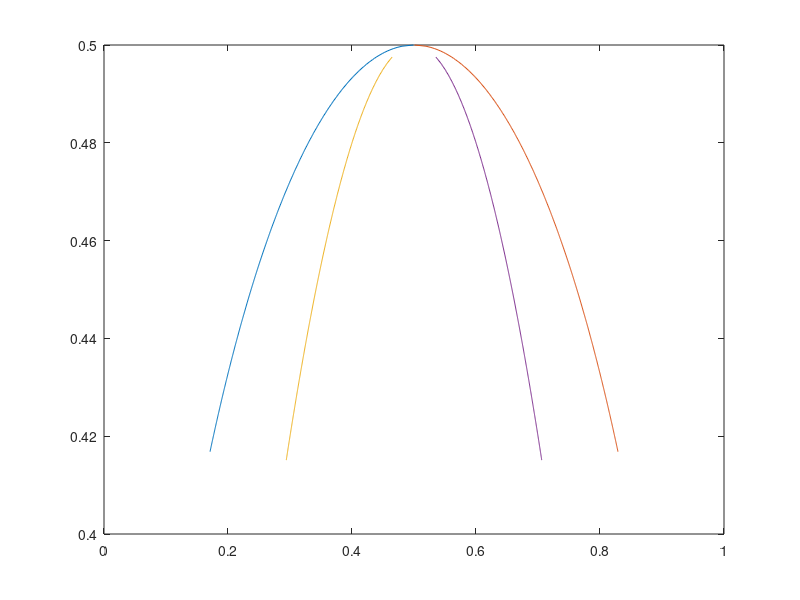

Reproduce this figure in MATLAB.
%function f = myfun(x)
%f = (x-3)^2 ;

%function f = myfun(x,a)
%f = (x-a)^2;

%end
function f1 = myfunG(~)
a(1) = 2;
for i = 1:400
    c(i) = fminbnd(@(x) myfunG1(x,a(i)),0.001,0.499);
    d(i) = fminbnd(@(x) myfunG1(x,a(i)),0.501,0.999);
    a(i+1) = a(i) + 0.001;
end
for i = 1:400
    b(i) = a(i);
end
plot(c,1./b)
hold on
plot(d,1./b)

f1 = myfungpp;
end

function f = myfungpp(~)
y(1) = 2.01;
x0 = [0.0001;0.5001];
x1 = [0.4999;0.9999];
for j = 1:400
    f(j) = fzero(@(x) myfungpp1(x,y(j)), x0);
    g(j) = fzero(@(x) myfungpp1(x,y(j)), x1);
    y(j+1) = y(j) + 0.001;
end
for j = 1:400
    v(j) = y(j);
end
hold on
plot(f,1./v);

plot(g,1./v);
end


function f = myfunG1(x,a)
f = a.*x.*(1-x) + x.*log(x) + (1-x).*log(1-x);
end

function z = myfungpp1(x,y)
z = -2*y + 1./x + 1./(1-x);
end




